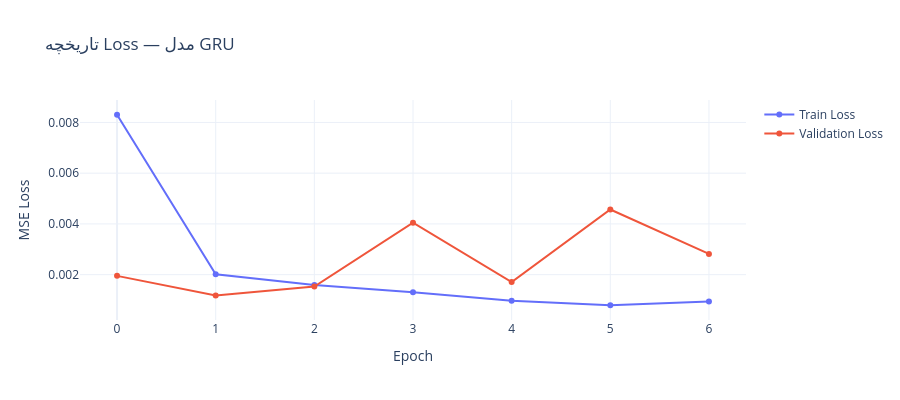

The notebook cell this image was saved under:
### Code cell
fig = go.Figure()
fig.add_trace(go.Scatter(y=gru_history_dict["loss"], name="Train Loss"))
fig.add_trace(go.Scatter(y=gru_history_dict["val_loss"], name="Validation Loss"))
fig.update_layout(title="تاریخچه Loss — مدل GRU", xaxis_title="Epoch", yaxis_title="MSE Loss", template="plotly_white", height=400)
fig.show()

### Figure 1 — Plotly figure (JSON) as saved in the notebook; plotly's stock layout.template omitted (floating-point values rounded to 4 significant figures)
{"data": [{"name": "Train Loss", "type": "scatter", "y": [0.008303, 0.002013, 0.001592, 0.001303, 0.0009718, 0.0007947, 0.0009436]}, {"name": "Validation Loss", "type": "scatter", "y": [0.001953, 0.001181, 0.001535, 0.00405, 0.001709, 0.004569, 0.002819]}], "layout": {"height": 400, "title": {"text": "تاریخچه Loss — مدل GRU"}, "xaxis": {"title": {"text": "Epoch"}}, "yaxis": {"title": {"text": "MSE Loss"}}}}
